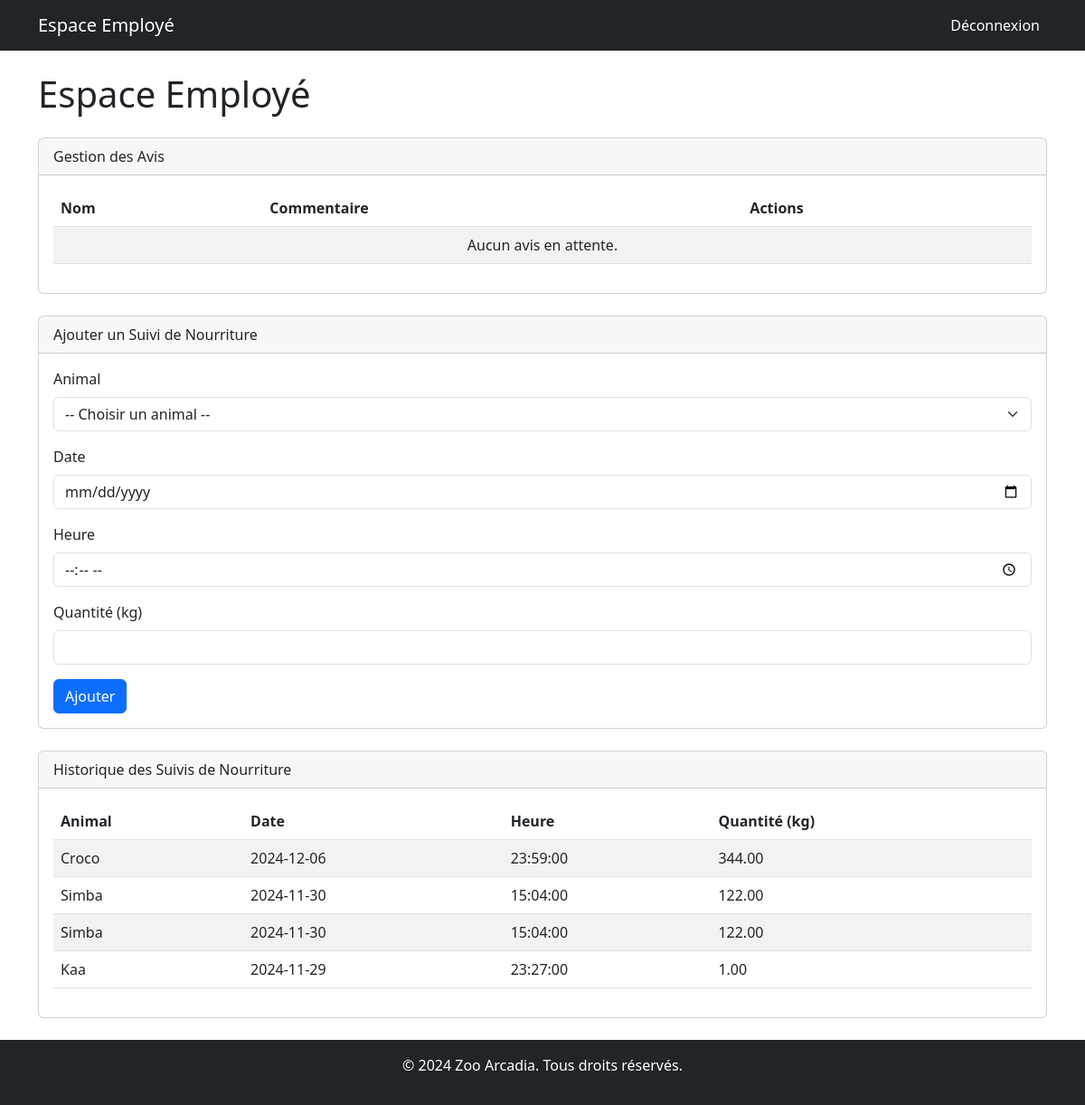
The app's page /employe/employe_dashboard.php (signed in) with its own data.
### tables this page shows
CREATE TABLE `nourriture` (
  `id` int(11) NOT NULL,
  `animal_id` int(11) NOT NULL,
  `date` date NOT NULL,
  `heure` time NOT NULL,
  `quantite` decimal(10,2) NOT NULL
);

CREATE TABLE `animal` (
  `id` int(11) NOT NULL,
  `prenom` varchar(50) DEFAULT NULL,
  `race` varchar(50) DEFAULT NULL,
  `habitat_id` int(11) DEFAULT NULL,
  `etat` text DEFAULT NULL,
  `image_url` varchar(255) DEFAULT NULL
);

### employe/employe_dashboard.php (the view, shortened to what this page needs)
<?php
include '../php/connection.php';
$query_avis = $pdo->query("SELECT * FROM avis WHERE valide = 0");
$avis = $query_avis->fetchAll(PDO::FETCH_ASSOC);
$query_nourriture = $pdo->query("SELECT n.*, a.prenom FROM nourriture n JOIN animal a ON n.animal_id = a.id ORDER BY n.date DESC, n.heure DESC");
$nourritures = $query_nourriture->fetchAll(PDO::FETCH_ASSOC);
?>
<!DOCTYPE html>
<html lang="fr">
<head>
    <link href="https://cdn.jsdelivr.net/npm/bootstrap@5.3.0-alpha1/dist/css/bootstrap.min.css" rel="stylesheet">
</head>
<body>
<nav class="navbar navbar-expand-lg navbar-dark bg-dark">
    <div class="container">
        <a class="navbar-brand" href="#">Espace Employé</a>
        <div class="collapse navbar-collapse">
            <ul class="navbar-nav ms-auto">
                <li class="nav-item">
                    <a class="nav-link btn btn-danger text-white" href="../logout.php">Déconnexion</a>
                </li>
            </ul>
        </div>
    </div>
</nav>
<div class="container mt-4">
    <h1 class="mb-4">Espace Employé</h1>
    <div class="card mb-4">
        <div class="card-header">Gestion des Avis</div>
        <div class="card-body">
            <table class="table table-striped">
                <thead>
                    <tr>
                        <th>Nom</th>
                        <th>Commentaire</th>
                        <th>Actions</th>
                    </tr>
                </thead>
                <tbody>
                    <?php if (!empty($avis)): ?>
                        <?php foreach ($avis as $a): ?>
                            <tr>
                                <td><?= htmlspecialchars($a['nom']) ?></td>
                                <td><?= htmlspecialchars($a['commentaire']) ?></td>
                                <td>
                                    <a href="employe_dashboard.php?action=valider&id=<?= $a['id'] ?>" class="btn btn-success btn-sm">Valider</a>
                                    <a href="employe_dashboard.php?action=invalider&id=<?= $a['id'] ?>" class="btn btn-danger btn-sm">Invalider</a>
                                </td>
                            </tr>
                        <?php endforeach; ?>
                    <?php else: ?>
                        <tr>
                            <td colspan="3" class="text-center">Aucun avis en attente.</td>
                        </tr>
                    <?php endif; ?>
                </tbody>
            </table>
        </div>
    </div>
    <div class="card mb-4">
        <div class="card-header">Ajouter un Suivi de Nourriture</div>
        <div class="card-body">
            <form action="employe_dashboard.php" method="POST">
                <div class="mb-3">
                    <label for="animal_id" class="form-label">Animal</label>
                    <select name="animal_id" id="animal_id" class="form-select" required>
                        <option value="">-- Choisir un animal --</option>
                    </select>
                </div>
                <div class="mb-3">
                    <label for="date" class="form-label">Date</label>
                    <input type="date" name="date" id="date" class="form-control" required>
                </div>
                <div class="mb-3">
                    <label for="heure" class="form-label">Heure</label>
                    <input type="time" name="heure" id="heure" class="form-control" required>
                </div>
                <div class="mb-3">
                    <label for="quantite" class="form-label">Quantité (kg)</label>
                    <input type="number" step="0.01" name="quantite" id="quantite" class="form-control" required>
                </div>
                <button type="submit" name="add_nourriture" class="btn btn-primary">Ajouter</button>
            </form>
        </div>
    </div>
    <div class="card">
        <div class="card-header">Historique des Suivis de Nourriture</div>
        <div class="card-body">
            <table class="table table-striped">
                <thead>
                    <tr>
                        <th>Animal</th>
                        <th>Date</th>
                        <th>Heure</th>
                        <th>Quantité (kg)</th>
                    </tr>
                </thead>
                <tbody>
                    <?php if (!empty($nourritures)): ?>
                        <?php foreach ($nourritures as $nourriture): ?>
                            <tr>
                                <td><?= htmlspecialchars($nourriture['prenom']) ?></td>
                                <td><?= htmlspecialchars($nourriture['date']) ?></td>
                                <td><?= htmlspecialchars($nourriture['heure']) ?></td>
                                <td><?= htmlspecialchars($nourriture['quantite']) ?></td>
                            </tr>
                        <?php endforeach; ?>
                    <?php else: ?>
                        <tr>
                            <td colspan="4" class="text-center">Aucun suivi disponible.</td>
                        </tr>
                    <?php endif; ?>
                </tbody>
            </table>
        </div>
    </div>
</div>
<footer class="bg-dark text-center text-white py-3 mt-4">
    <p>&copy; 2024 Zoo Arcadia. Tous droits réservés.</p>
</footer>
</body>
</html>

### records on screen
nourriture: animal.prenom "Croco", date "2024-12-06", heure "23:59:00", quantite "344.00"
nourriture: animal.prenom "Simba", date "2024-11-30", heure "15:04:00", quantite "122.00"
nourriture: animal.prenom "Simba", date "2024-11-30", heure "15:04:00", quantite "122.00"
nourriture: animal.prenom "Kaa", date "2024-11-29", heure "23:27:00", quantite "1.00"
